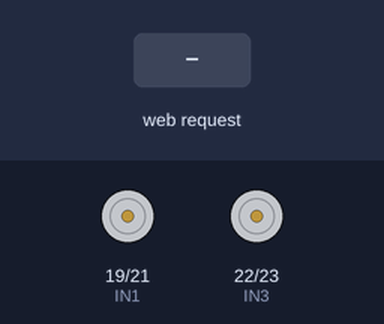
A sketch run on a simulated ESP32. Parts: motor-driver pin pairs drawn as motors (green arrow = first pin HIGH = forward, orange = second pin HIGH = backward, longer = more drive, scaled by the enable pin). The inputs (shaded band) are chosen by the test bench. WiFi joins after 1.5 s; servers stay silent unless stated; what the sketch prints to the serial monitor is not drawn.

Above: at 2.7 s.
2.8 s: HTTP request GET /cmd?move=F received
At 3.9 s:
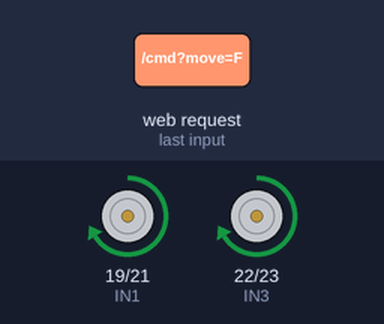
4.3 s: HTTP request GET /cmd?move=B received
At 5.0 s:
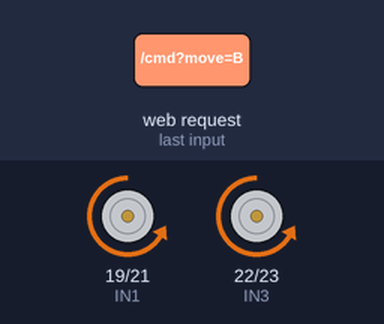
5.8 s: HTTP request GET /cmd?move=L received
At 6.2 s:
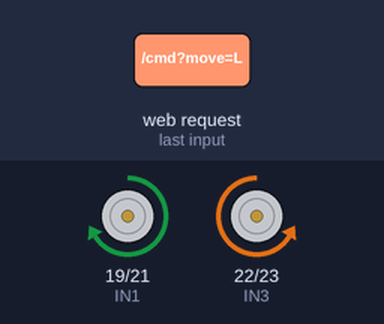
7.3 s: HTTP request GET /cmd?move=R received
At 8.5 s:
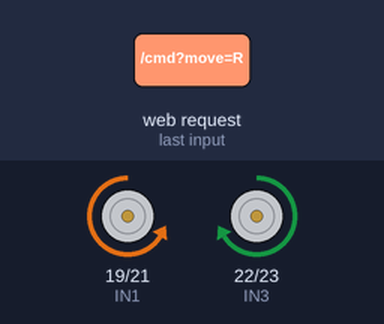
Timing chart, 0 to 9.8 s (numbered marks = the images above; inputs shaded):
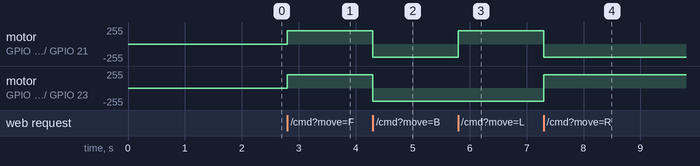

The sketch:

rc_car.ino
```cpp
#include <WiFi.h>
#include <WebServer.h>
// Motor Control Pins
#define ENA 18
#define IN1 19
#define IN2 21
#define ENB 5
#define IN3 22
#define IN4 23
// Replace with your Wi-Fi credentials
const char* ssid = "";
const char* password = "";
WebServer server(80);
void setup() {
  Serial.begin(115200);
  // Connect to Wi-Fi
  WiFi.begin(ssid, password);
  Serial.print("Connecting to WiFi");
  while (WiFi.status() != WL_CONNECTED) {
    delay(500);
    Serial.print(".");
  }
  Serial.println("\nWiFi connected");
  Serial.print("ESP32 IP Address: ");
  Serial.println(WiFi.localIP());
  // Motor pins
  pinMode(ENA, OUTPUT);
  pinMode(IN1, OUTPUT);
  pinMode(IN2, OUTPUT);
  pinMode(ENB, OUTPUT);
  pinMode(IN3, OUTPUT);
  pinMode(IN4, OUTPUT);
  stopMotors();
  // Define route handler
  server.on("/cmd", HTTP_GET, []() {
    if (server.hasArg("move")) {
      String command = server.arg("move");
      Serial.println("Received: " + command);
      if (command == "F") moveForward();
      else if (command == "B") moveBackward();
      else if (command == "L") turnLeft();
      else if (command == "R") turnRight();
      else if (command == "S") stopMotors();
      server.send(200, "text/plain", "OK");
    } else {
      server.send(400, "text/plain", "Bad Request");
    }
  });
  server.begin();
}
void loop() {
  server.handleClient();
}
void moveForward() {
  digitalWrite(IN1, HIGH);
  digitalWrite(IN2, LOW);
  digitalWrite(IN3, HIGH);
  digitalWrite(IN4, LOW);
  analogWrite(ENA, 200);
  analogWrite(ENB, 200);
}
void moveBackward() {
  digitalWrite(IN1, LOW);
  digitalWrite(IN2, HIGH);
  digitalWrite(IN3, LOW);
  digitalWrite(IN4, HIGH);
  analogWrite(ENA, 200);
  analogWrite(ENB, 200);
}
void turnLeft() {
  digitalWrite(IN1, HIGH);
  digitalWrite(IN2, LOW);
  digitalWrite(IN3, LOW);
  digitalWrite(IN4, HIGH);
  analogWrite(ENA, 200);
  analogWrite(ENB, 200);
}
void turnRight() {
  digitalWrite(IN1, LOW);
  digitalWrite(IN2, HIGH);
  digitalWrite(IN3, HIGH);
  digitalWrite(IN4, LOW);
  analogWrite(ENA, 200);
  analogWrite(ENB, 200);
}
void stopMotors() {
  digitalWrite(IN1, LOW);
  digitalWrite(IN2, LOW);
  digitalWrite(IN3, LOW);
  digitalWrite(IN4, LOW);
  analogWrite(ENA, 0);
  analogWrite(ENB, 0);
}
```

Measured:
- after the input at 2.8 s, motor on GPIO 19 (IN1) / GPIO 21 (IN2), motor on GPIO 22 (IN3) / GPIO 23 (IN4): stopped → forward 200/255 at once
- after the input at 4.3 s, motor on GPIO 19 (IN1) / GPIO 21 (IN2), motor on GPIO 22 (IN3) / GPIO 23 (IN4): forward 200/255 → backward 200/255 at once
- after the input at 5.8 s, motor on GPIO 19 (IN1) / GPIO 21 (IN2): backward 200/255 → forward 200/255 at once
- after the input at 7.3 s, motor on GPIO 19 (IN1) / GPIO 21 (IN2): forward 200/255 → backward 200/255 at once; motor on GPIO 22 (IN3) / GPIO 23 (IN4): backward 200/255 → forward 200/255 at once
